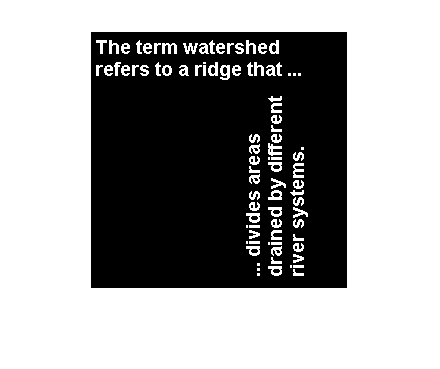
#> input picture text.png, 440 x 369 px
$ python CharExtract.py
#> lines starting #> are read from the running program, lines starting #| are printed output that depends on the picture; after the words box and inside, x2 and y2 are one past the last pixel; in counts of white or black regions, pixels touching at a corner belong together
# imports
import cv2
import numpy as np
from scipy.signal import fftconvolve
import matplotlib.pyplot as plt
import scipy.ndimage


def colorPx(img1, img2, fimg):
    # threshold
    thresholdedImg1 = (img1 >= 1) * img1
    thresholdedImg2 = (img2 >= 1) * img2

    xx = list()
    yy = list()
    for i in range(thresholdedImg1.shape[0]):
        for j in range(thresholdedImg1.shape[1]):
            if thresholdedImg1[i, j] == 1 or thresholdedImg2[i, j] == 1:
                xx.append(i)
                yy.append(j)

    for pixelX in range(len(xx)):
        thresholdedImg1[xx[pixelX] - 8:xx[pixelX] + 8, yy[pixelX] - 8:yy[pixelX] + 8] = 1

    xorImg = np.logical_xor(fimg, thresholdedImg1).astype(np.float32)
    newImg = np.zeros((fimg.shape[0], fimg.shape[1], 3), dtype=np.float32)
    newImg[:, :, 0] = xorImg
    newImg[:, :, 1] = fimg
    newImg[:, :, 2] = fimg
    return newImg


def window_sum(image, win_shape):
    win_sum = np.cumsum(image, axis=0)
    win_sum = (win_sum[win_shape[0]:-1] - win_sum[:-win_shape[0] - 1])

    win_sum = np.cumsum(win_sum, axis=1)
    win_sum = (win_sum[:, win_shape[1]:-1] - win_sum[:, :-win_shape[1] - 1])

    return win_sum


def extractPatternFrequency(image, template):
    image_shape = image.shape

    image = np.array(image, dtype=np.float64, copy=False)

    pad_width = tuple((width, width) for width in template.shape)
    image = np.pad(image, pad_width=pad_width, mode='constant', constant_values=0)

    image_window_sum = window_sum(image, template.shape)
    image_window_sum2 = window_sum(image ** 2, template.shape)

    template_mean = template.mean()
    template_volume = np.prod(template.shape)
    template_ssd = np.sum((template - template_mean) ** 2)

    # correlation
    xcorr = fftconvolve(image, template[::-1, ::-1], mode="valid")[1:-1, 1:-1]

    numerator = xcorr - image_window_sum * template_mean
    denominator = image_window_sum2

    image_window_sum = np.multiply(image_window_sum, image_window_sum)
    image_window_sum = np.divide(image_window_sum, template_volume)

    denominator -= image_window_sum
    denominator *= template_ssd
    denominator = np.maximum(denominator, 0)  # sqrt of negative number not allowed
    denominator = np.sqrt(denominator)

    response = np.zeros_like(xcorr, dtype=np.float64)

    # avoid zero-division
    mask = denominator > np.finfo(np.float64).eps
    response[mask] = numerator[mask] / denominator[mask]

    slices = []
    for i in range(template.ndim):
        d0 = (template.shape[i] - 1) // 2
        d1 = d0 + image_shape[i]
        slices.append(slice(d0, d1))

    return response[tuple(slices)]


def extractPatternSpatial(image,template):
    image_shape = image.shape

    image = np.array(image, dtype=np.float64, copy=False)

    pad_width = tuple((width, width) for width in template.shape)
    image = np.pad(image, pad_width=pad_width, mode='constant', constant_values=0)

    image_window_sum = window_sum(image, template.shape)
    image_window_sum2 = window_sum(image ** 2, template.shape)

    template_mean = template.mean()
    template_volume = np.prod(template.shape)
    template_ssd = np.sum((template - template_mean) ** 2)
    # correlation
    xcorr = scipy.signal.correlate2d(image, template[::-1, ::-1], mode="valid")[1:-1, 1:-1]
    numerator = xcorr - image_window_sum * template_mean
    denominator = image_window_sum2

    image_window_sum = np.multiply(image_window_sum, image_window_sum)
    image_window_sum = np.divide(image_window_sum, template_volume)

    denominator -= image_window_sum
    denominator *= template_ssd
    denominator = np.maximum(denominator, 0)  # sqrt of negative number not allowed
    denominator = np.sqrt(denominator)

    response = np.zeros_like(xcorr, dtype=np.float64)

    # avoid zero-division
    mask = denominator > np.finfo(np.float64).eps
    response[mask] = numerator[mask] / denominator[mask]

    slices = []
    for i in range(template.ndim):
        d0 = (template.shape[i] - 1) // 2
        d1 = d0 + image_shape[i]
        slices.append(slice(d0, d1))

    return response[tuple(slices)]


# read image
fullImage = cv2.imread('./text.png', 0).astype(np.float32)
#> fullImage: shape (369, 440) float32; 62.6% white; 32 black regions (21 under 20 px), largest, box (x1, y1, x2, y2) and area: (91, 32, 347, 288) 60382, (272, 45, 276, 52) 24, (165, 67, 169, 74) 24
a = fullImage[42:54, 199:208]
a_3rt90 = fullImage[246:256, 271:282]
# frequency domain
aFrequencyBack = np.round(extractPatternFrequency(fullImage, a), 3)
#> in extractPatternFrequency, `image = np.pad(image, pad_width=pad_width, mode='constant', constant_v..`: image: shape (393, 458) float64; 56.4% white; 33 black regions (21 under 20 px), largest, box (x1, y1, x2, y2) and area: (100, 44, 356, 300) 60382, (0, 0, 458, 393) 17634, (281, 57, 285, 64) 24
#> in extractPatternFrequency, `template_mean = template.mean()`: template_mean = 158.2
#> in extractPatternFrequency, `template_ssd = np.sum((template - template_mean) ** 2)`: template_ssd = 1653923
#> in extractPatternFrequency, `mask = denominator > np.finfo(np.float64).eps`: mask: shape (380, 448) bool; 25.6% white; 3 white regions, box (x1, y1, x2, y2) and area: (91, 32, 355, 299) 18372, (0, 0, 448, 380) 15584, (246, 96, 316, 287) 9575
aFrequencyRotBack = np.round(extractPatternFrequency(fullImage, a_3rt90), 3)
#> in extractPatternFrequency (call 2), `image = np.pad(image, pad_width=pad_width, mode='constant', constant_v..`:
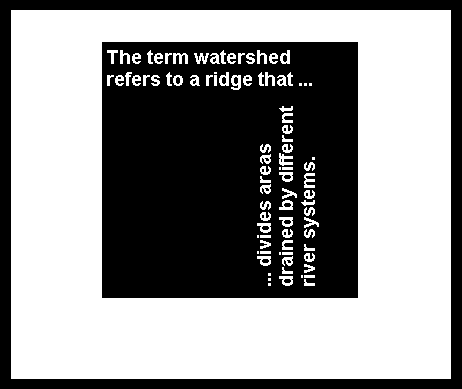
#> image: shape (389, 462) float64; 56.5% white; 33 black regions (21 under 20 px), largest, box (x1, y1, x2, y2) and area: (102, 42, 358, 298) 60382, (0, 0, 462, 389) 17358, (283, 55, 287, 62) 24
#> call 3 of window_sum, with win_shape = (10, 11)
#> in window_sum (call 3), `win_sum = np.cumsum(image, axis=0)`:
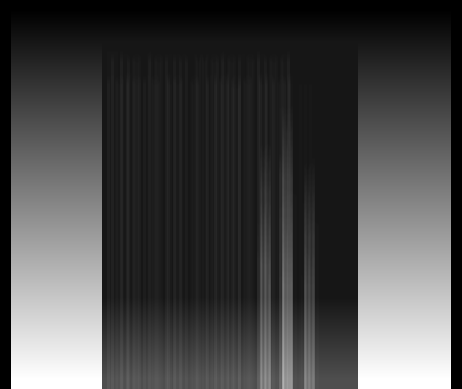
#> win_sum: shape (389, 462) float64; min 0, max 94095, mean 26171.3; drawn with min black and max white
#> in window_sum (call 3), `win_sum = (win_sum[:, win_shape[1]:-1] - win_sum[:, :-win_shape[1] - 1])`:
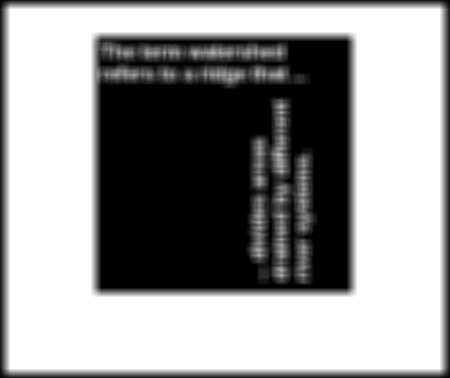
#> win_sum: shape (378, 450) float64; min 0, max 28050, mean 16753.6; drawn with min black and max white
#> in extractPatternFrequency (call 2), `template_mean = template.mean()`: template_mean = 157.6
#> in extractPatternFrequency (call 2), `template_ssd = np.sum((template - template_mean) ** 2)`: template_ssd = 1688285.2
#> in extractPatternFrequency (call 2), `image_window_sum = np.multiply(image_window_sum, image_window_sum)`:
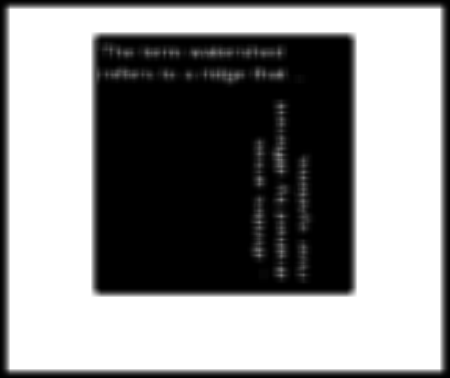
#> image_window_sum: shape (378, 450) float64; min 0, max 786802500, mean 434706971.8; drawn with min black and max white
#> in extractPatternFrequency (call 2), `mask = denominator > np.finfo(np.float64).eps`:
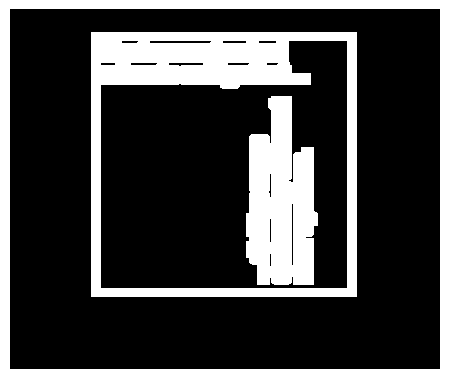
#> mask: shape (378, 450) bool; 25.5% white; 3 white regions, box (x1, y1, x2, y2) and area: (91, 32, 357, 297) 17921, (0, 0, 450, 378) 15300, (246, 96, 318, 285) 10120
#> in extractPatternFrequency (call 2), `return response[tuple(slices)]`:
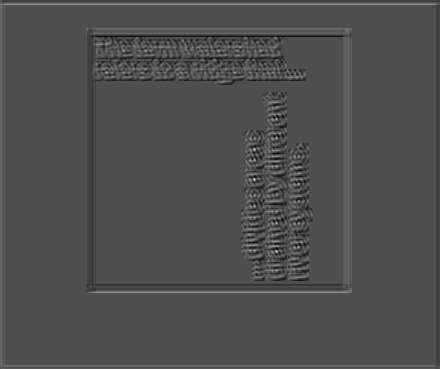
#> returned value: shape (369, 440) float64; min -0.454, max 1, mean 0.00127; drawn with min black and max white
resultFrequency = colorPx(aFrequencyBack, aFrequencyRotBack, fullImage)
#> in colorPx, `thresholdedImg1 = (img1 >= 1) * img1`: thresholdedImg1: shape (369, 440) float64; values 0 (black) and 1 (white), 0% white in thin lines or dots, all inside (x1, y1, x2, y2) = (183, 48, 271, 71)
#> in colorPx, `thresholdedImg2 = (img2 >= 1) * img2`: thresholdedImg2: shape (369, 440) float64; values 0 (black) and 1 (white), 0% white in thin lines or dots, all inside (x1, y1, x2, y2) = (254, 149, 277, 252)
#> after the loop in colorPx, `for pixelX in range(len(xx)):`:
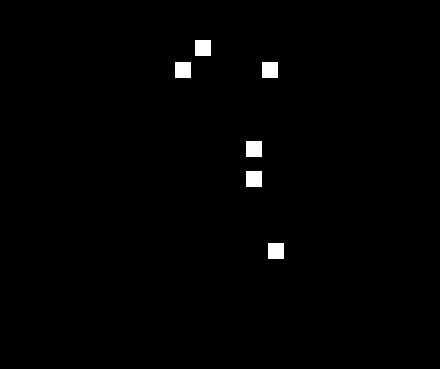
#> thresholdedImg1: shape (369, 440) float64; values 0 (black) and 1 (white), 0.95% white; 6 white regions, box (x1, y1, x2, y2) and area: (195, 40, 211, 56) 256, (175, 62, 191, 78) 256, (262, 62, 278, 78) 256, (246, 141, 262, 157) 256, (246, 171, 262, 187) 256, (268, 243, 284, 259) 256

cv2.imshow("result Frequency domain", resultFrequency)

aSpatialBack = np.round(extractPatternSpatial(fullImage, np.rot90(a,2)), 3)
#> in extractPatternSpatial, `template_mean = template.mean()`: template_mean = 158.2
#> in extractPatternSpatial, `template_ssd = np.sum((template - template_mean) ** 2)`: template_ssd = 1653923
aSpatialRotBack = np.round(extractPatternSpatial(fullImage, np.rot90(a_3rt90,2)), 3)

resultSpatial = colorPx(aSpatialBack, aSpatialRotBack, fullImage)

cv2.imshow("Spatial Spatial domain", resultSpatial)

cv2.waitKey(0)
